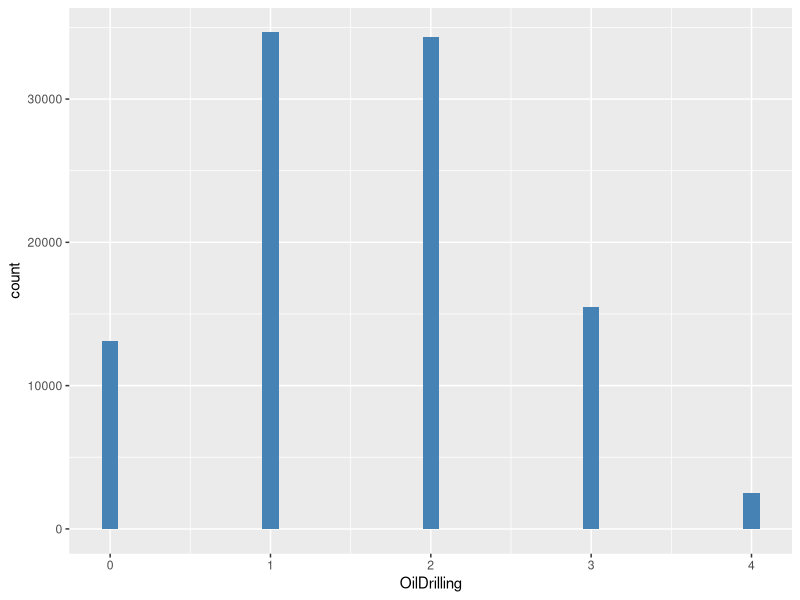
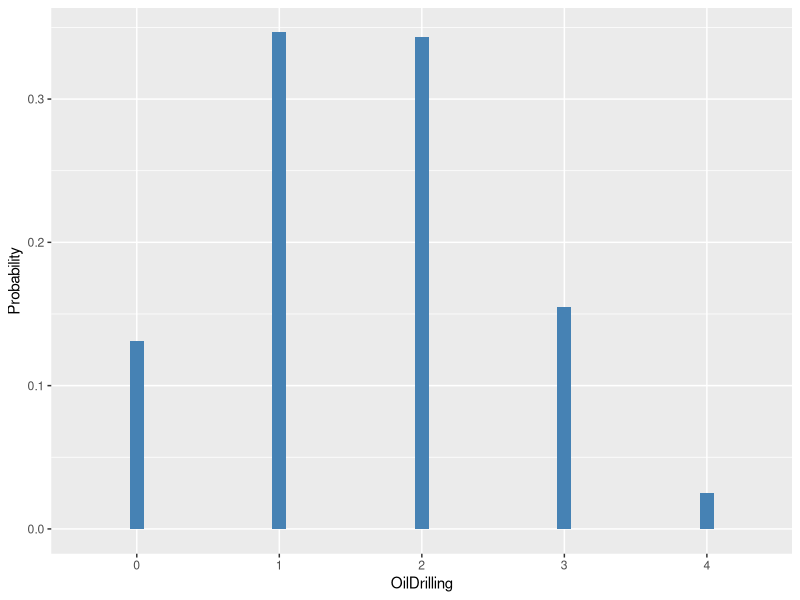
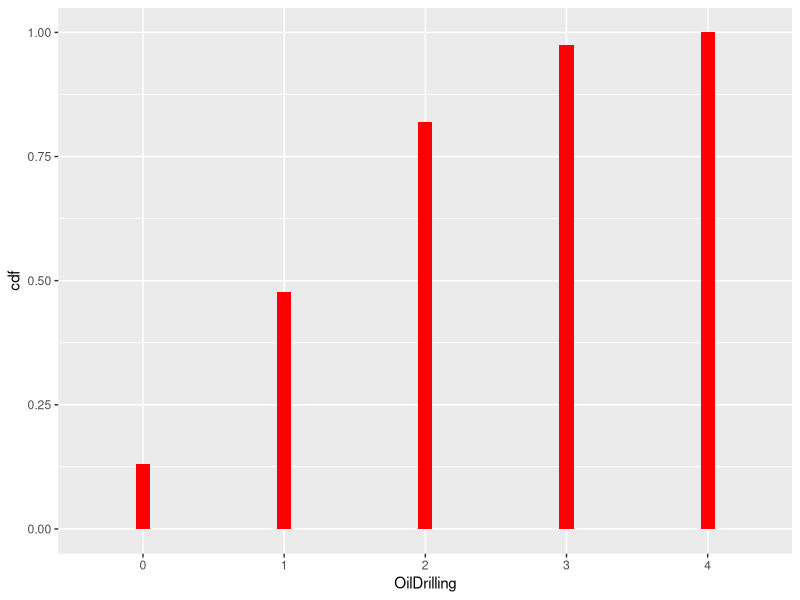
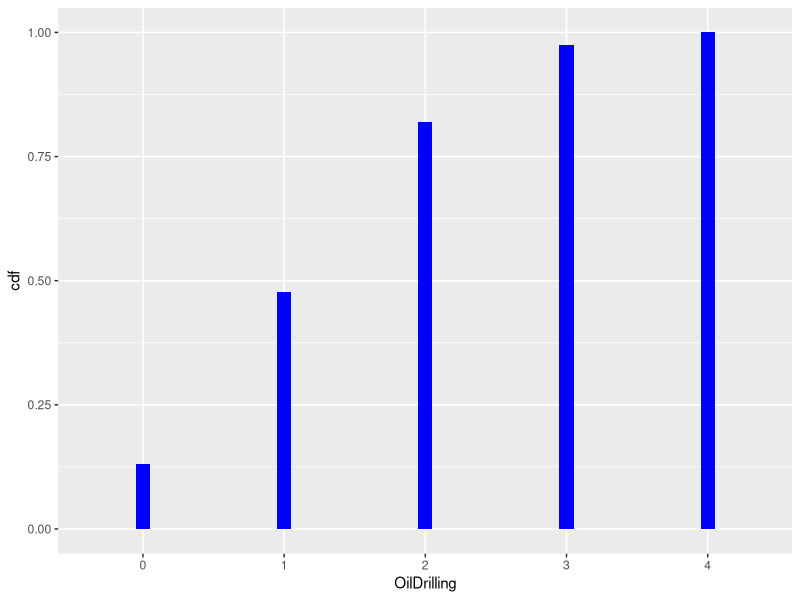

The R script that drew these images, in order: (Note: this script raises an error after producing the figures.)
## ---- chunk 1
n=10
p=0.2
s=5
dbinom(s,n,p)#Binomial distribution
## ---- chunk 2
n=10
p=0.2
sum(dbinom(0:5,n,p))
dbinom(0,n,p)+dbinom(1,n,p)+dbinom(2,n,p)+dbinom(3,n,p)+dbinom(4,n,p)+dbinom(5,n,p)
pbinom(5,n,p)#Cumulative probability from X=0 to X=5
## ---- chunk 3
dbinom(30,120,0.42)#Binomial Distribution

nsuccess=420000
nfailures=580000
n=120
j=30
dhyper(j,nsuccess,nfailures,n)#Hyper Geometry random variable
## ---- chunk 4
dbinom(3,4,0.99)
dhyper(3,9900,100,4)
## ---- chunk 5
dbinom(4,9000,0.4)
dhyper(4,4000,6000,9000)
## ---- chunk 6
p=0.2
r=3
j=7
#For negative binomial we will not directly give the number of success trials we are interested in. Instead we will feed  the number of failures that we obtain before getting r successes.
dnbinom(j-r,r,p)
## ---- chunk 7
#Negative binomial
p=0.2
r=20
j=100
dnbinom(j-r,r,p)
## ---- chunk 8
#Hyper geometry distribution
p=48/50
nsuccess=48
nfailure=2
n=45
#success X>=1 or 1-X=0
x=0
1-dhyper(x,nsuccess,nfailure,n)
## ---- chunk 9
#Negative binomial
p=0.10 #success rate = Call being accepted. 100-90=10%
j=10
r=4
dnbinom(j-r,r,p)
## ---- chunk 10
n=8
p=0.31
r=5
dbinom(r,n,p)
## ---- chunk 11
n=8
p=0.31
sum(dbinom((5:8),n,p)) #P(x>=5)
pbinom(4,n,p) #P(X<=4)
1-pbinom(4,n,p) #P(X>=5)
## ---- chunk 12
n=20
nsuccess=2000
nfailures=8000
x=7
dhyper(x,nsuccess,nfailures,n)
## ---- chunk 13
p=4/10
n=4
r=2
dbinom(r,n,p)#Exactly 2
pbinom(2,n,p)#Atmost 2
1-pbinom(1,n,p)#Atleast 2
## ---- chunk 14
nsimulations=100000
simulatedData=rbinom(100000,n,p)
## ---- chunk 15
simulatedData
## ---- chunk 16
mean(simulatedData==2)
## ---- chunk 17
mean(simulatedData>=2)
## ---- chunk 18
mean(simulatedData<=2)
## ---- chunk 19
dfOil=as.data.frame(simulatedData)
colnames(dfOil)=c("OilDrilling")
head(dfOil)
## ---- chunk 20
library(ggplot2)
## ---- chunk 21
p=ggplot(data=dfOil)+
  geom_bar(aes(x=OilDrilling),fill='steelblue',width=0.1)
## ---- chunk 22
p
## ---- chunk 23
dfOil=as.data.frame(table(simulatedData))
head(dfOil)
## ---- chunk 24
colnames(dfOil)=c("OilDrilling","Frequency")
head(dfOil)
## ---- chunk 25
dfOil["Probability"]=dfOil["Frequency"]/nsimulations
head(dfOil)

## ---- chunk 26
p=ggplot(data=dfOil)+
  geom_col(aes(x=OilDrilling,y=Probability),fill="steelblue",width=0.1)
## ---- chunk 27
p
## ---- chunk 28
dfOil["cdf"]=cumsum(dfOil["Probability"])
head(dfOil)
## ---- chunk 29
p=ggplot(data=dfOil)+
  geom_col(aes(x=OilDrilling,y=cdf),fill="red",width=0.1)
p
## ---- chunk 30
n=4
p=0.4
cdf=pbinom(c(0:4),n,p)
p=ggplot(data=dfOil)+
  geom_col(aes(x=OilDrilling,y=cdf),fill="blue",width=0.1)
## ---- chunk 31
p
## ---- chunk 32
n=4
p=0.4
nsimulations=100
simulatedData=rsbinom(nsimulations,n,p)
mean(simulatedData)
## ---- chunk 33
j=c(0:4)
k=dbinom(j,n,p)
k
sum(j*k)
